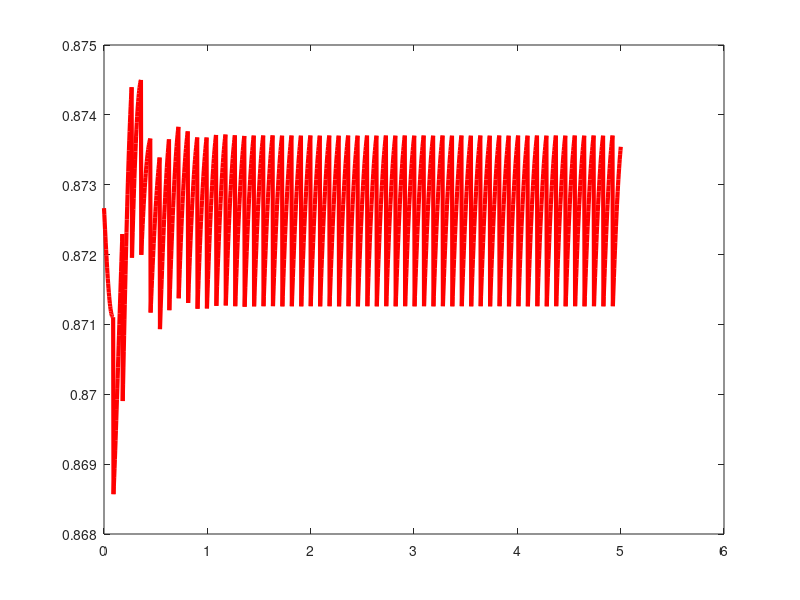
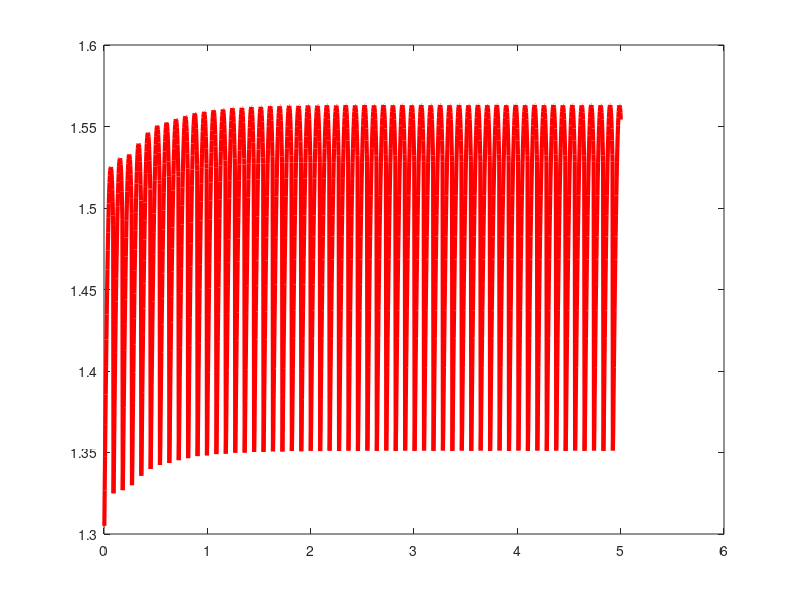
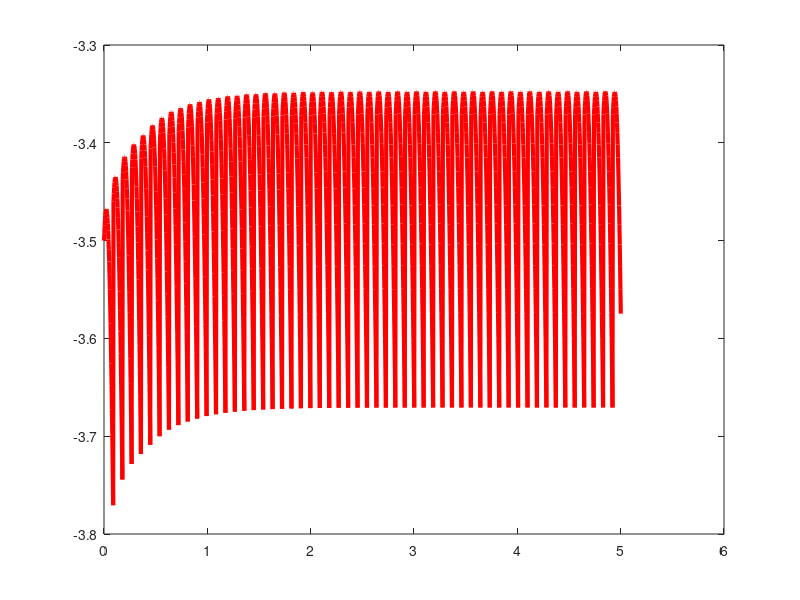
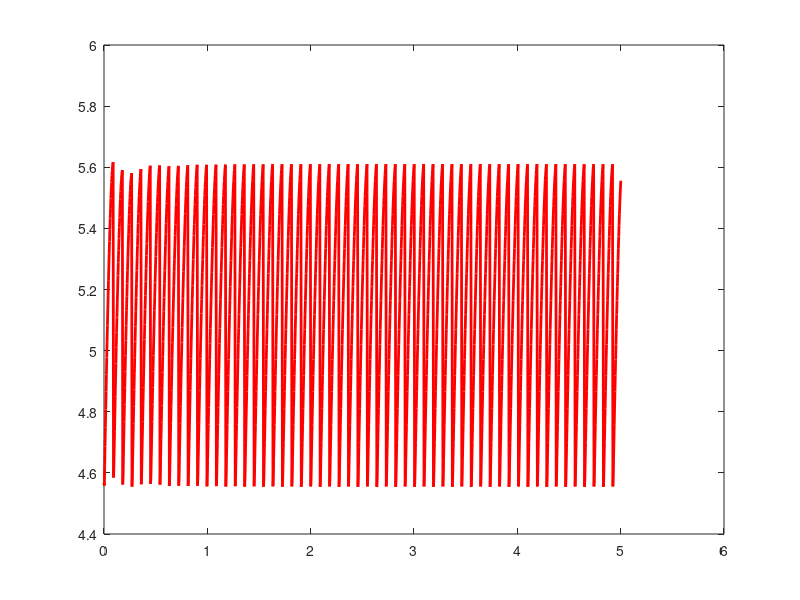

MATLAB code for these plots, in order:

%%%%%%%% Note that sim_data.mat comes from 3D simulations %%%%%%%%
clc
clear all
close all

load('sim_data.mat');

i=1;
figure(i); i=i+1;
plot(t,z(:,5),'r','Linewidth',3); hold on;


figure(i); i=i+1;
plot(t,T2,'r','Linewidth',3);  hold on;



figure(i); i=i+1;
plot(t,0.5*(z(:,2)+z(:,4)),'r','Linewidth',3);  hold on;



figure(i); i=i+1;
plot(t,(-0.5*(T2+dT2)-0.5*(T2-dT2)).*z(:,2),'r','Linewidth',2);  hold on;


disp('values from simulation data');
power_motor = abs(mean(0.5*(T2+dT2).*z(:,2))+ mean(0.5*(T2-dT2).*z(:,4)))
power_pi = 5;
power_teensy = 0.2;
power_total = power_motor + power_pi + power_teensy
mass = 6.9;
g = 9.81;
leg_length = 0.26;
mean_torque = mean(0.5*(T2+dT2)+0.5*(T2-dT2))
speed_rad_s = -mean(0.5*(z(:,2)+z(:,4)));
speed_m_s = leg_length*speed_rad_s
COT = power_total/ (mass*g*speed_m_s)
